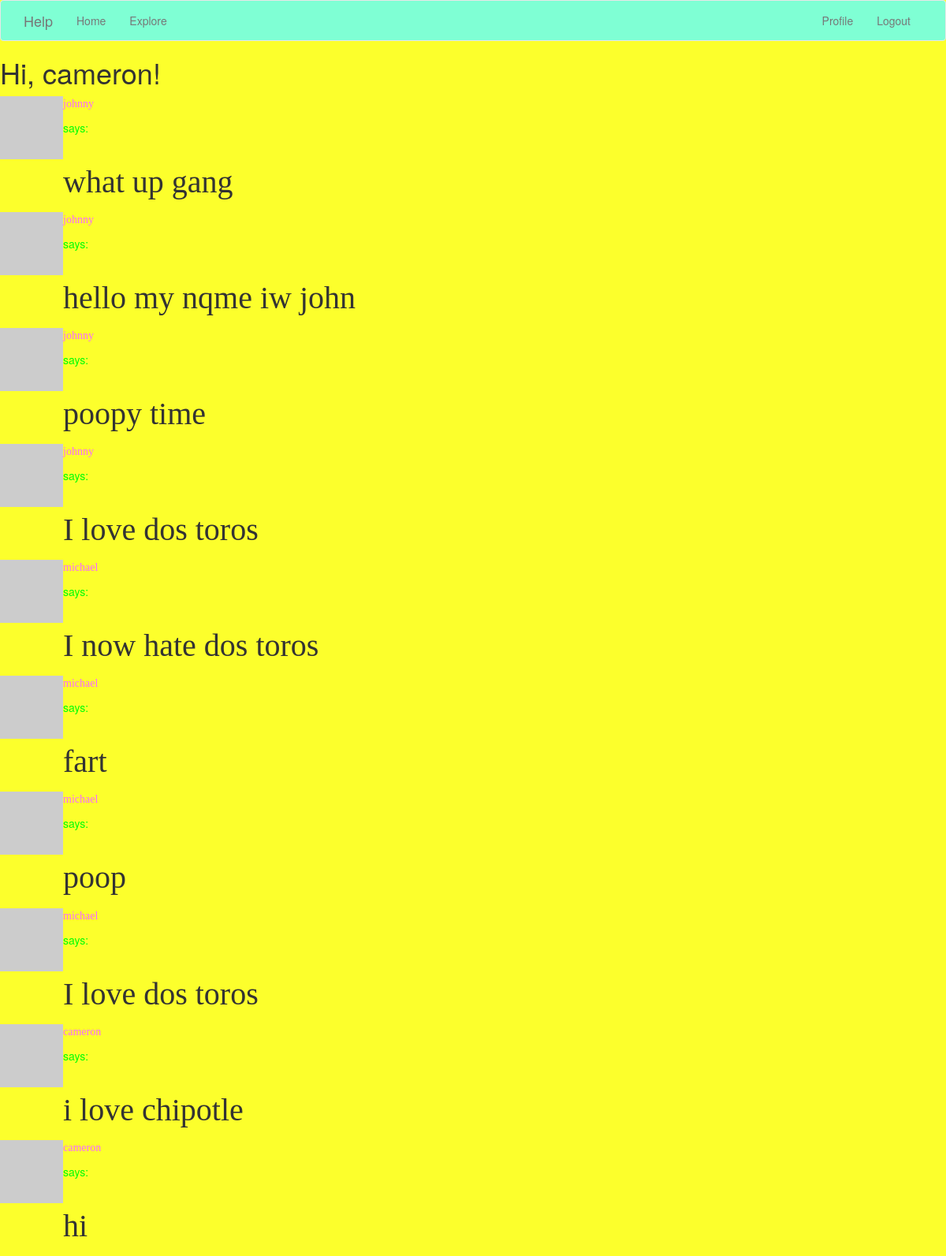
The page /explore (signed in) on the database as committed earlier.
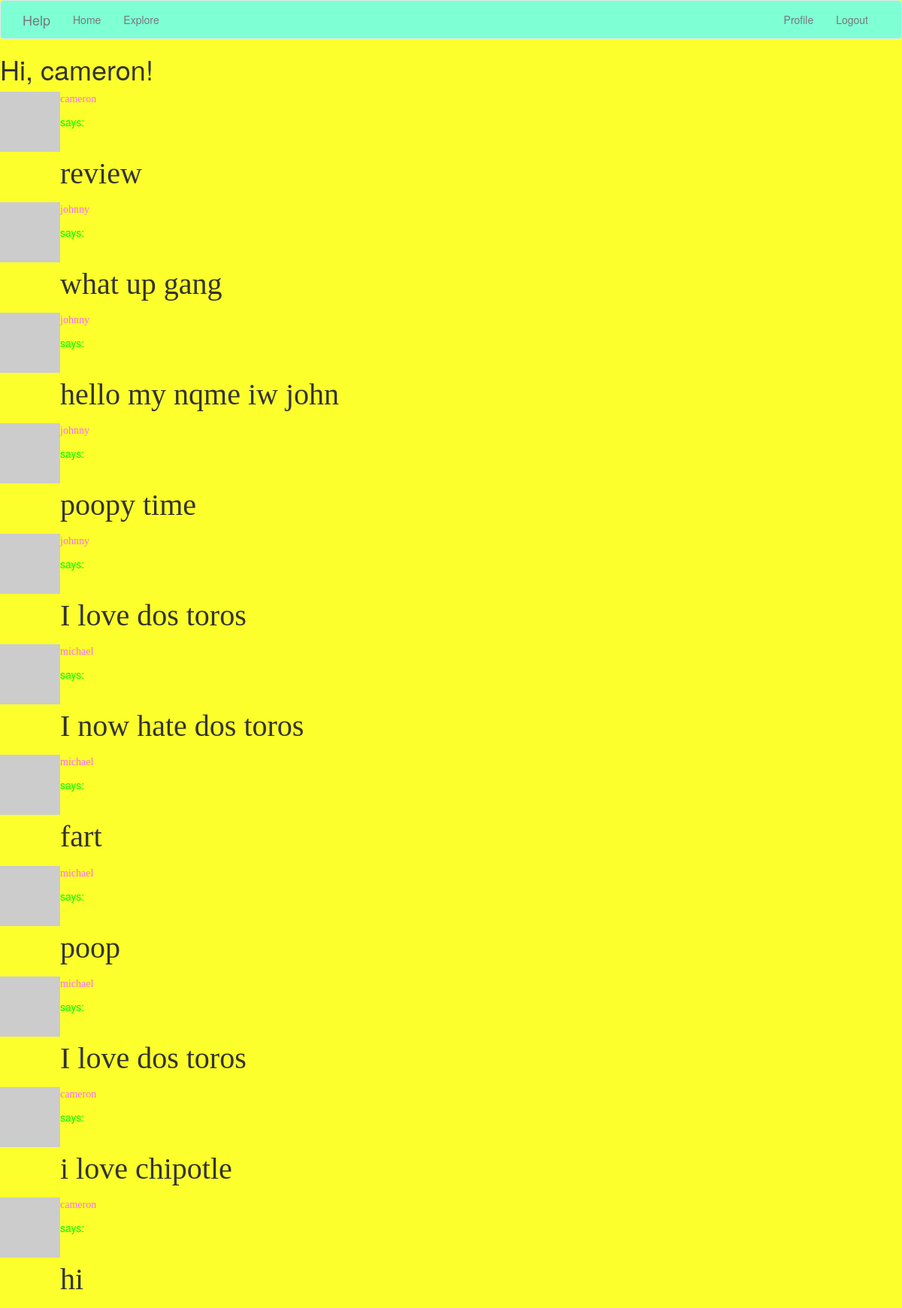
The same page on the database as committed later.
### app/models.py (models this page shows, shortened)
class Post(db.Model):
    id = db.Column(db.Integer, primary_key=True)
    body = db.Column(db.String(140))
    timestamp = db.Column(db.DateTime, index=True, default=datetime.utcnow)
    user_id = db.Column(db.Integer, db.ForeignKey('user.id'))

class User(UserMixin, db.Model):
    id = db.Column(db.Integer, primary_key=True)
    username = db.Column(db.String(64), index=True, unique=True)
    email = db.Column(db.String(120), index=True, unique=True)
    password_hash = db.Column(db.String(128))
    posts = db.relationship('Post', backref='author', lazy='dynamic')
    about_me = db.Column(db.String(140))
    last_seen = db.Column(db.DateTime, default=datetime.utcnow)
    followed = db.relationship(
        'User', secondary=followers,
        primaryjoin=(followers.c.follower_id == id),
        secondaryjoin=(followers.c.followed_id == id),
        backref=db.backref('followers', lazy='dynamic'), lazy='dynamic')
    def avatar(self, size):
        digest = md5(self.email.lower().encode('utf-8')).hexdigest()
        return 'https://www.gravatar.com/avatar/729e26a2a2c7ff24a71958d4aa4e5f35'.format(
            digest, size)

### app/routes.py (the view)
@app.route('/explore')
@login_required
def explore():
    page = request.args.get('page', 1, type=int)
    posts = Post.query.order_by(Post.timestamp.desc()).paginate(
        page=page, per_page=app.config['POSTS_PER_PAGE'], error_out=False)
    next_url = url_for('explore', page=posts.next_num) \
        if posts.has_next else None
    prev_url = url_for('explore', page=posts.prev_num) \
        if posts.has_prev else None
    return render_template('index.html', title='Explore', posts=posts.items,
                           next_url=next_url, prev_url=prev_url)

### app/models.py (called while the page is built)
@login.user_loader
def load_user(id):
    return User.query.get(int(id))

### app/routes.py (called while the page is built)
@app.before_request
def before_request():
    if current_user.is_authenticated:
        current_user.last_seen = datetime.utcnow()
        db.session.commit()

### app/templates/index.html (shortened to what this page needs)
{% extends "base.html" %}
{% block content %}
  <body style="background-color:#FCFF2C;">
    <h1>Hi, {{ current_user.username }}!</h1>
    {% for post in posts %}
        {% include '_post.html' %}
    {% endfor %}
{% endblock %}

### app/templates/_post.html
    <table>
        <tr valign="top">
            <td><img src="{{ post.author.avatar(36) }}"></td>
            <td>
                <a href="{{ url_for('user', username=post.author.username) }}">
                    <p style="font-family: Impact; color: #FA69FF" >{{ post.author.username }} </p>
                </a>
              <body style="background-color:pink;">
              <p style="color: #00FF04">  says:</p><br><p style="font-family: Brush Script MT; font-size: 40px"> {{ post.body }} </p>
              </body>
            </td>
        </tr>
    </table>

Rows that differ between the two databases and show on the page:
added Post: author.username "cameron", body "review"
